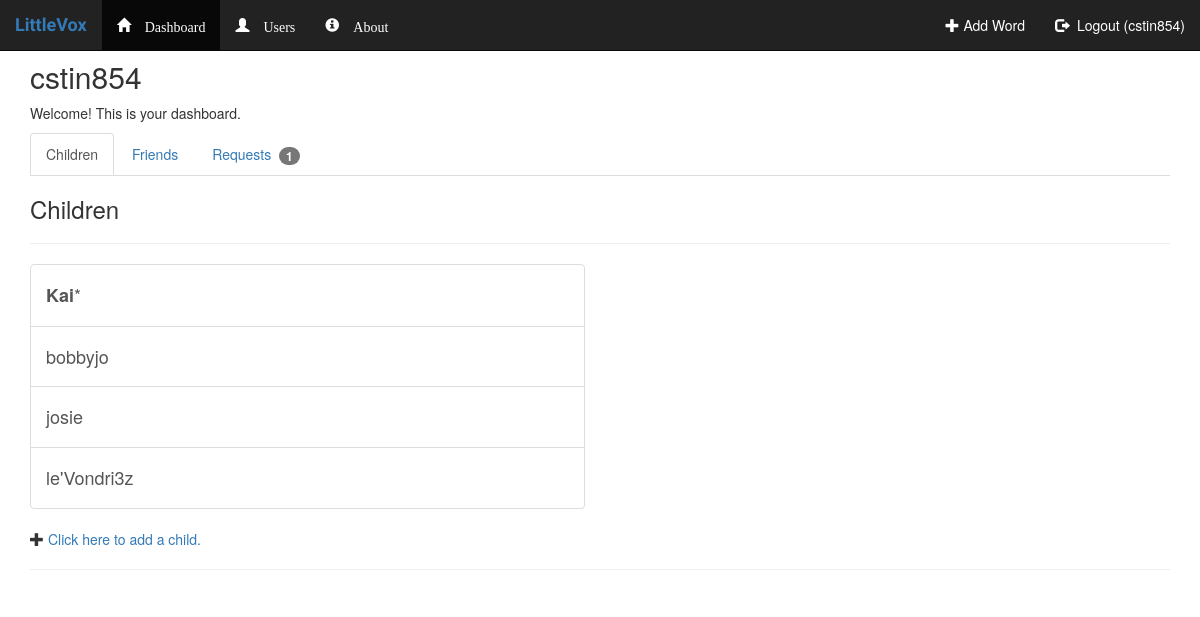
Before: /outline/ (signed in) with the older database file.
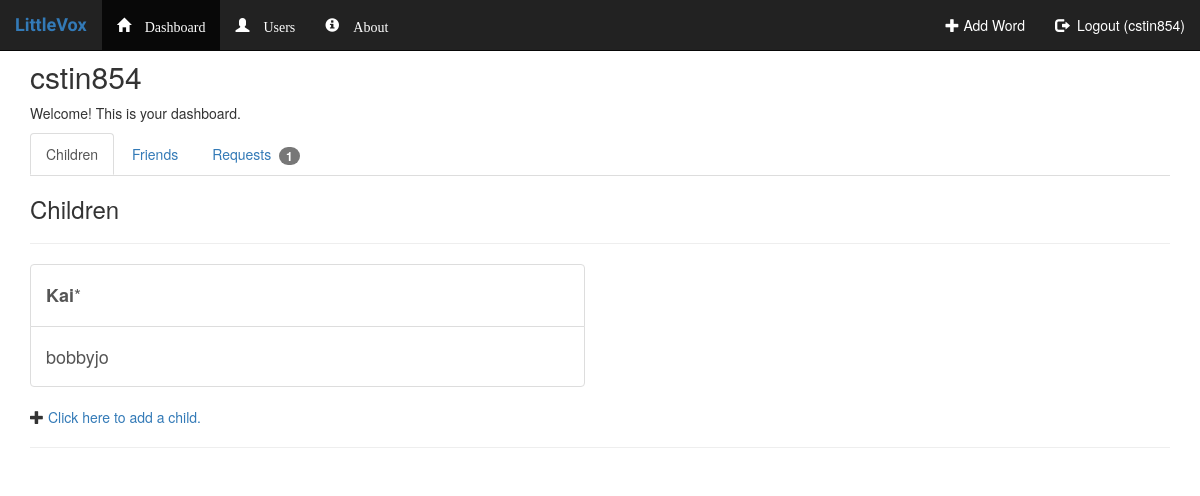
After: the same page with the newer database file.
### outline/models.py (models this page shows, shortened)
class Child(models.Model):
    parent_guardian = models.ForeignKey(User, on_delete=models.CASCADE)
    name = models.CharField(max_length=50)
    date_of_birth = models.DateField(default=datetime.date.today)
    is_default = models.BooleanField()

### outline/views.py (the view)
@login_required
def index(request, context=dict()):
    return user_splashpage(request, user=request.user.username, context=context)

### outline/models.py (called while the page is built)
    def is_actionable(self):
        if self.sender == 'admin' or self.recipient.username == 'admin':
            return False
        else:
            return True

### outline/views.py (called while the page is built, shortened)
def errorDecorator(original_function):
    def wrapper(request, **kwargs):
        if 'user' in kwargs:
            obj = kwargs.get('user')
        elif 'recipient' in kwargs:
            obj = kwargs.get('recipient')
        elif 'childid' in kwargs:
            obj = kwargs.get('childid')
        elif 'user_to_unblock' in kwargs:
            obj = kwargs.get('user_to_unblock')
        elif 'wordid' in kwargs:
            obj = kwargs.get('wordid')
        else:
            obj = False
        context = kwargs.get('context', dict())
        if obj != False:
            return original_function(request,obj,context)
        else:
            return original_function(request,context)
    return wrapper

### outline/templates/outline/dashboard.html (shortened to what this page needs)
{% extends 'outline/base.html' %}
{% block body %}
<div class="container">
    <h2>{{ user }}</h2>
    <p>{{ dashboard_header }}</p>
    <ul class="nav nav-tabs">
        <li class="active"><a data-toggle="tab" href="#menu1">Children</a></li>
        <li><a data-toggle="tab" href="#home">Friends</a></li>
        <li>
            <a data-toggle="tab" href="#messages">
                Requests&nbsp;
                <span class="badge">
                    {% if number_of_messages %}
                    {{ number_of_messages }}
                    {% endif %}
                </span>
            </a>
        </li>
    </ul>
    <div class="tab-content">
        <div id="menu1" class="tab-pane fade in active">
            <h3>Children</h3>
            <hr>
            {% include 'outline/snippets/child_list.html' %}<hr>
        </div>
    </div>
</div>
{% endblock %}

### outline/templates/outline/base.html (shortened to what this page needs)
<!DOCTYPE html>
<html lang="en">
<head>
    <link rel="stylesheet" href="https://maxcdn.bootstrapcdn.com/bootstrap/3.3.7/css/bootstrap.min.css">
    {% load staticfiles %}
</head>
<body>
<nav class="navbar navbar-inverse  navbar-fixed-top">
    <div class="container-fluid">
        <div class="navbar-header">
            <a class="navbar-brand" href="{% url 'outline:index' %}" style="font-family: 'Righteous', serif;
                color: #337AB7;">
                <strong>LittleVox</strong>
            </a>
        </div>
        <div class="collapse navbar-collapse" id="myNavbar">
            <ul class="nav navbar-nav">
                <li class="{% if dashboard_active %}active{% endif %}">
                    <a href="
                            {% if request.user.username %}/outline/user/{{ request.user.username }}/
                            {% else %}{% url 'outline:index' %}
                            {% endif %}" style="color: #FFFFFF;">
                        <span class="glyphicon glyphicon-home" aria-hidden="True">&nbsp;Dashboard</span>
                    </a>
                </li>
                <li class="{% if users_active %}active{% endif %}">
                    <a href="{% url 'outline:users' %}" style="color: #FFFFFF;">
                        <span class="glyphicon glyphicon-user" aria-hidden="True">&nbsp;Users</span>
                    </a>
                </li>
                <li class="{% if about_active %}active{% endif %}">
                    <a href="#" style="color: #FFFFFF;">
                        <span class="glyphicon glyphicon-info-sign" aria-hidden="True">&nbsp;About</span>
                    </a>
                </li>
            </ul>
            <ul class="nav navbar-nav navbar-right">
                <li class="{% if addword_active %}active{% endif %}">
                    <a href="/outline/addword/" style="color: #FFFFFF;"><span class="glyphicon glyphicon-plus"></span>&nbsp;Add Word</a>
                </li>
                {% if request.user.username %}
                <li class="{% if loginout_active %}active{% endif %}">
                    <a href="{% url 'outline:logout' %}" style="color: #FFFFFF;"><span
                            class="glyphicon glyphicon-log-out"></span>
                        &nbsp;Logout ({{ request.user.username }})
                    </a>
                </li>
                {% else %}
                <li class="{% if loginout_active %}active{% endif %}">
                    <a href="{% url 'outline:login_view' %}" style="color: #FFFFFF;">
                        <span class="glyphicon glyphicon-log-in"></span>&nbsp;Login
                    </a>
                </li>
                {% endif %}
            </ul>
        </div>
    </div>
</nav>
<br><br>
{% block body %}
{% endblock %}
</body>
</html>

### outline/templates/outline/snippets/child_list.html
<div class="row">
<div class="col-md-6">
{% if child_list %}
    <div class="list-group">
        {% for child in child_list %}
            {% if child.is_default %}
            <a href="/outline/child/{{ child.id }}/" class="list-group-item">
                <h4><strong>{{child.name}}</strong>*</h4>
            </a>
            {% endif %}
        {% endfor %}
        {% for child in child_list %}
            {% if child.is_default %}
            {% else %}
            <a href="/outline/child/{{ child.id }}/" class="list-group-item">
                <h4>{{ child.name }}</h4>
            </a>
            {% endif %}
        {% endfor %}
    </div>
{% else %}
    <h4>No children added.</h4>
{% endif %}
</div><div class="col-md-6"></div>
</div>
<span class="glyphicon glyphicon-plus"></span>
<a href="{% url 'outline:addchild' %}">Click here to add a child.</a><br>

Changed rows visible on the page:
removed Child: name "josie"
removed Child: name "le'Vondri3z"
